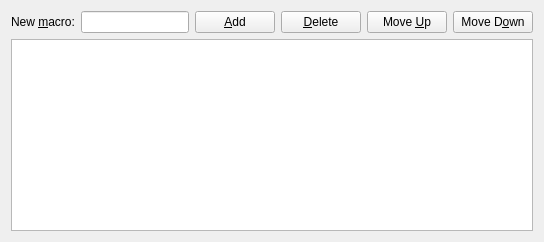
     <widget class="QWidget" name="tx_macros_tab">
      <attribute name="title">
       <string>Tx &amp;Macros</string>
      </attribute>
      <attribute name="toolTip">
       <string>Canned free text messages setup</string>
      </attribute>
      <layout class="QGridLayout" name="gridLayout">
       <item row="0" column="0">
        <widget class="QLabel" name="add_macro_label">
         <property name="text">
          <string>New &amp;macro:</string>
         </property>
         <property name="buddy">
          <cstring>add_macro_line_edit</cstring>
         </property>
        </widget>
       </item>
       <item row="0" column="2">
        <widget class="QPushButton" name="add_macro_push_button">
         <property name="text">
          <string>&amp;Add</string>
         </property>
         <property name="accessibleName">
          <string>Add Tx macro</string>
         </property>
         <property name="accessibleDescription">
          <string>Adds the entered message to the saved Tx macro list.</string>
         </property>
        </widget>
       </item>
       <item row="0" column="1">
        <widget class="QLineEdit" name="add_macro_line_edit">
         <property name="accessibleName">
          <string>New Tx macro message</string>
         </property>
         <property name="accessibleDescription">
          <string>Enter a saved free-text message for the Tx5 dropdown. Free-text messages are limited to 13 characters including spaces.</string>
         </property>
        </widget>
       </item>
       <item row="0" column="3">
        <widget class="QPushButton" name="delete_macro_push_button">
         <property name="text">
          <string>&amp;Delete</string>
         </property>
         <property name="accessibleName">
          <string>Delete Tx macro</string>
         </property>
         <property name="accessibleDescription">
          <string>Deletes the selected Tx macro, or the focused macro if no row is selected.</string>
         </property>
        </widget>
       </item>
       <item row="0" column="4">
        <widget class="QPushButton" name="move_macro_up_push_button">
         <property name="text">
          <string>Move &amp;Up</string>
         </property>
         <property name="accessibleName">
          <string>Move Tx macro up</string>
         </property>
         <property name="accessibleDescription">
          <string>Moves the selected Tx macro one position earlier in the list.</string>
         </property>
        </widget>
       </item>
       <item row="0" column="5">
        <widget class="QPushButton" name="move_macro_down_push_button">
         <property name="text">
          <string>Move D&amp;own</string>
         </property>
         <property name="accessibleName">
          <string>Move Tx macro down</string>
         </property>
         <property name="accessibleDescription">
          <string>Moves the selected Tx macro one position later in the list.</string>
         </property>
        </widget>
       </item>
       <item row="1" column="0" colspan="6">
        <widget class="QListView" name="macros_list_view">
         <property name="contextMenuPolicy">
          <enum>Qt::ActionsContextMenu</enum>
         </property>
         <property name="toolTip">
          <string>Drag and drop items to rearrange order
Right click for item specific actions
Click, SHIFT+Click and, CTRL+Click to select items</string>
         </property>
         <property name="accessibleName">
          <string>Saved Tx macro messages</string>
         </property>
         <property name="accessibleDescription">
          <string>Saved free-text messages for the main window Tx5 dropdown. Use Move Up and Move Down or drag and drop to reorder messages.</string>
         </property>
         <property name="styleSheet">
          <string notr="true">QListView {
    show-decoration-selected: 1; /* make the selection span the entire width of the view */
}

QListView::item:alternate {
    background: #EEEEEE;
}

QListView:focus {
    border: 2px solid palette(highlight);
}

QListView::item:focus {
    border: 2px solid palette(highlight);
    padding: 1px;
}

QListView::item:selected {
    border: 1px solid #6a6ea9;
}

QListView::item:selected:!active {
    background: qlineargradient(x1: 0, y1: 0, x2: 0, y2: 1,
                                stop: 0 #ABAFE5, stop: 1 #8588B2);
}

QListView::item:selected:active {
    background: qlineargradient(x1: 0, y1: 0, x2: 0, y2: 1,
                                stop: 0 #6a6ea9, stop: 1 #888dd9);
}

QListView::item:hover {
    background: qlineargradient(x1: 0, y1: 0, x2: 0, y2: 1,
                                stop: 0 #FAFBFE, stop: 1 #DCDEF1);
}</string>
         </property>
         <property name="dragDropMode">
          <enum>QAbstractItemView::InternalMove</enum>
         </property>
         <property name="defaultDropAction">
          <enum>Qt::MoveAction</enum>
         </property>
         <property name="alternatingRowColors">
          <bool>true</bool>
         </property>
         <property name="selectionMode">
          <enum>QAbstractItemView::ExtendedSelection</enum>
         </property>
         <property name="uniformItemSizes">
          <bool>true</bool>
         </property>
        </widget>
       </item>
      </layout>
     </widget>
